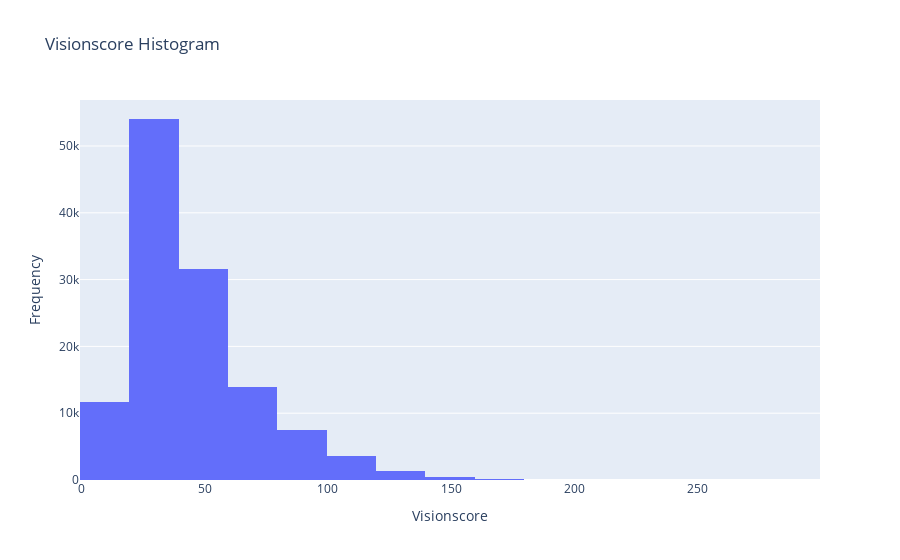

The code cell stored with this chart in its notebook:
### Code cell
hist_trace = go.Histogram(x=league["visionscore"], nbinsx=25)
layout = go.Layout(title="Visionscore Histogram", xaxis_title="Visionscore", yaxis_title="Frequency")
fig = go.Figure(data=[hist_trace], layout=layout)
# fig.write_html("visionscore_histogram.html")
fig.show()

### Figure 1 — Plotly figure (JSON) as saved in the notebook; plotly's stock layout.template omitted (floating-point values rounded to 4 significant figures; data arrays with more than 128 entries replaced by an {"elided": "..."} marker saying what was removed)
{"data": [{"nbinsx": 25, "type": "histogram", "x": {"elided": "124500 int values"}}], "layout": {"title": {"text": "Visionscore Histogram"}, "xaxis": {"title": {"text": "Visionscore"}}, "yaxis": {"title": {"text": "Frequency"}}}}
